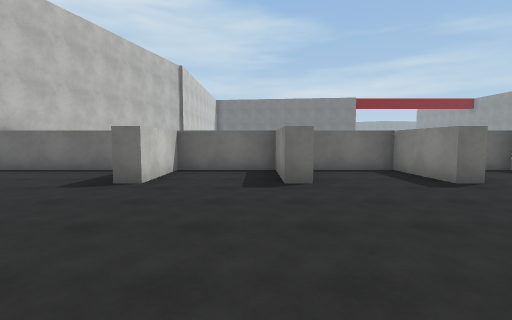
view 1 (above)

24 first-person views from a walk through a scene from a Unity 3-D project. The camera is 1.5 m above the floor, tilts 4° down and sees 85° across. The floor is counted in squares, 2 m on a side. Each view is taken from the middle of a square. On the plan, view 1 faces up. The plan holds only what a view shows up to about 10 squares ahead; the rest is blank. The place goes on beyond the plan. The player is left out. Surface patterns are stand-ins for the level's own textures.

view 2
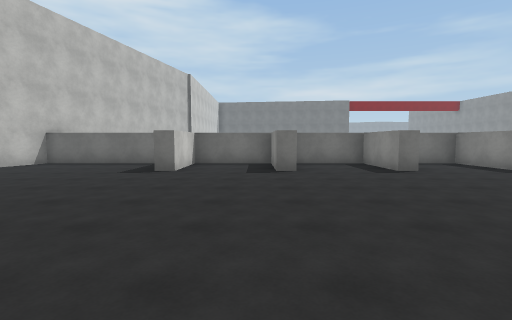

view 3
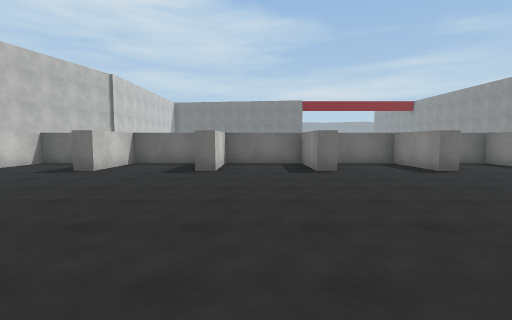

view 4
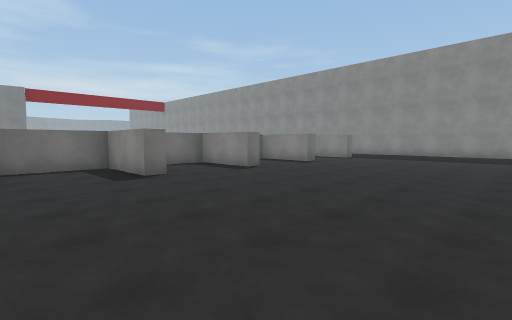

view 5
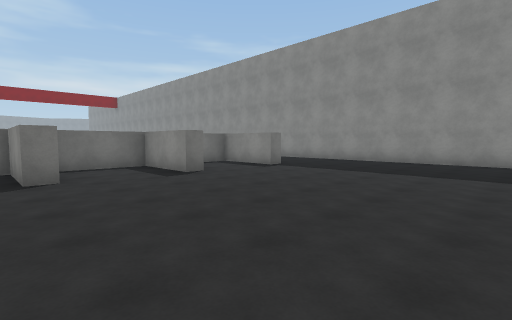

view 6
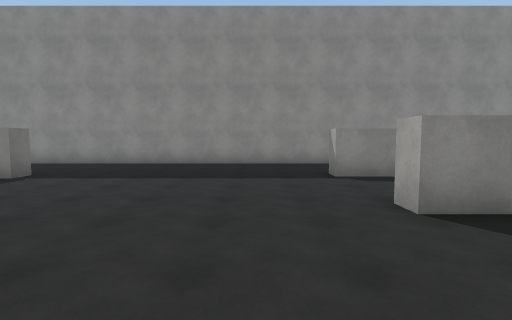

view 7
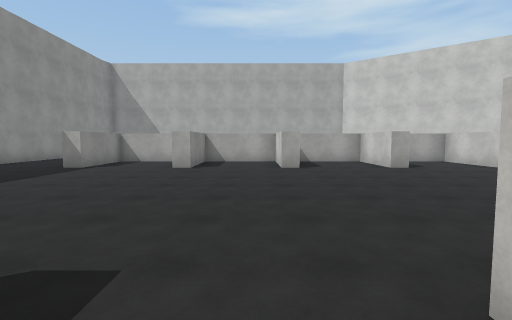

view 8
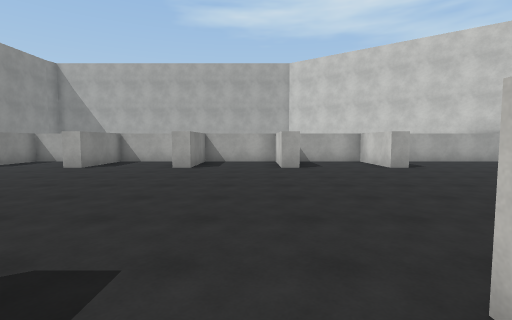

view 9
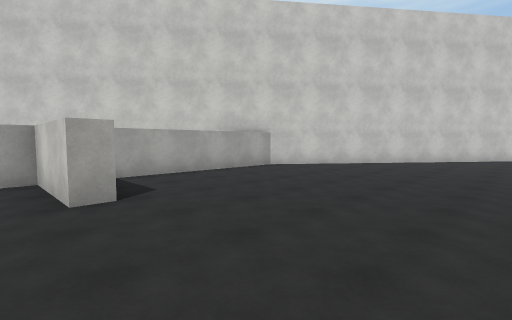

view 10
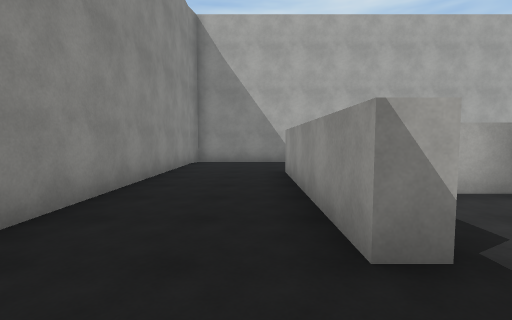

view 11
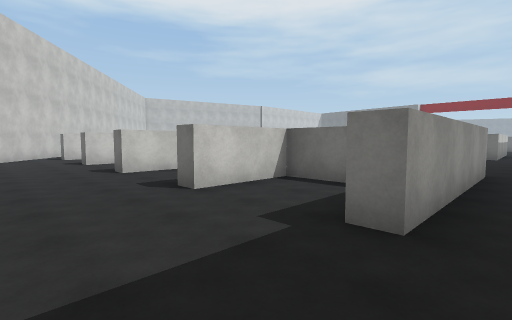

view 12
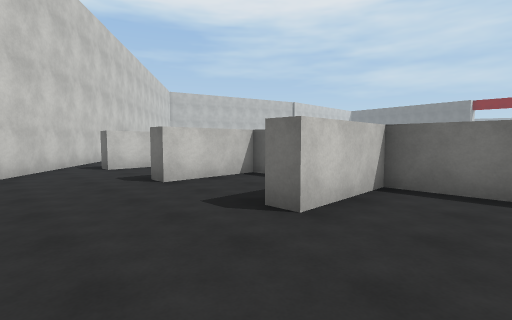

view 13
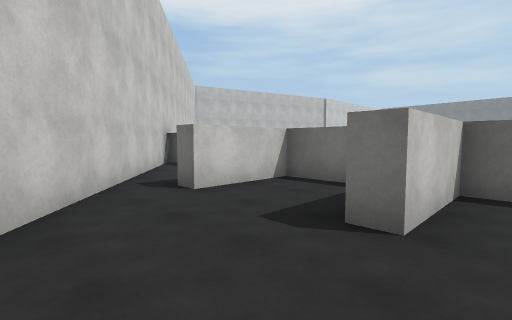

view 14
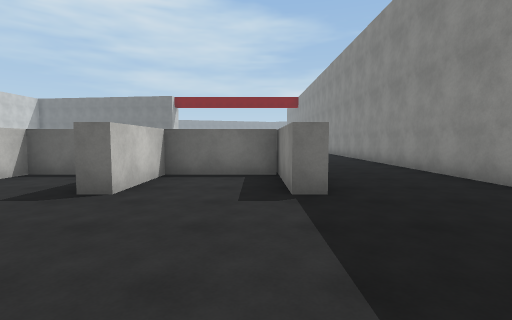

view 15
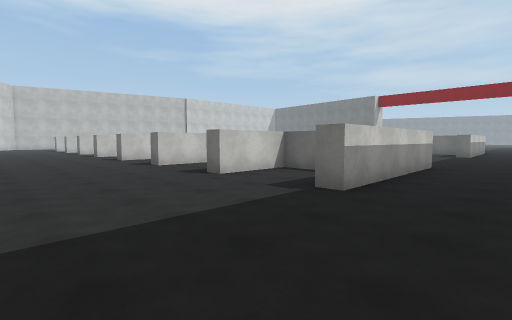

view 16
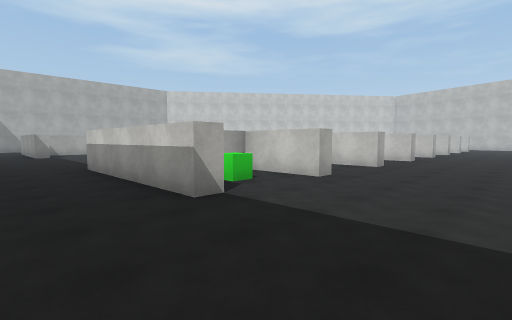

view 17
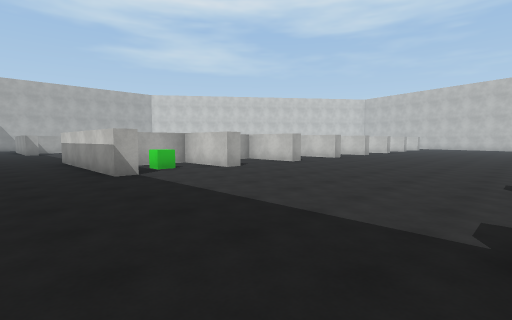

view 18
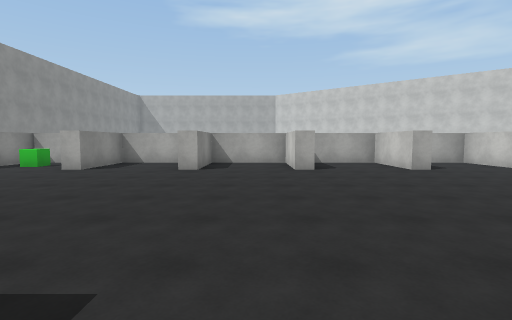

view 19
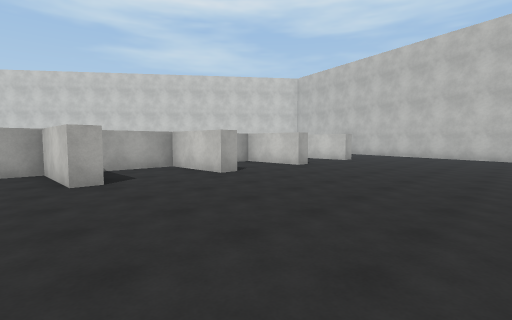

view 20
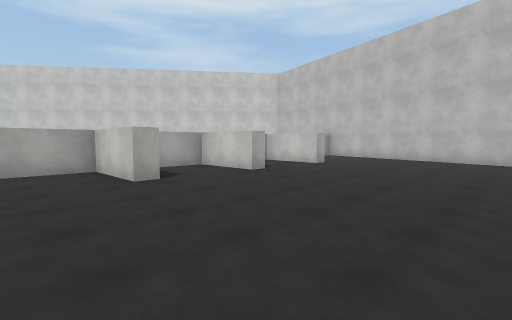

view 21
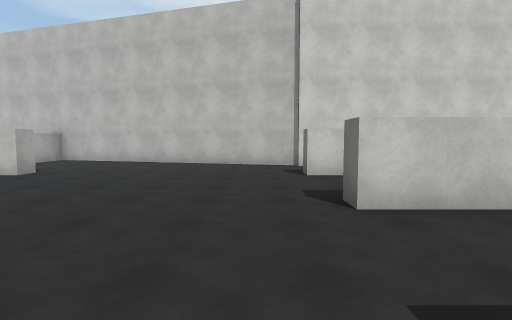

view 22
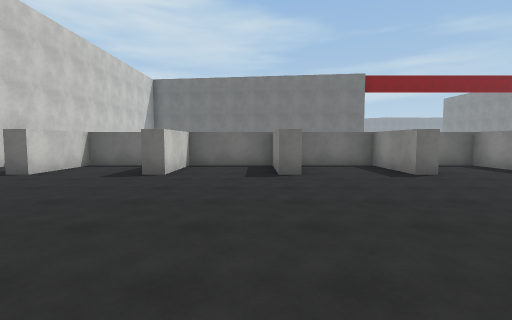

view 23
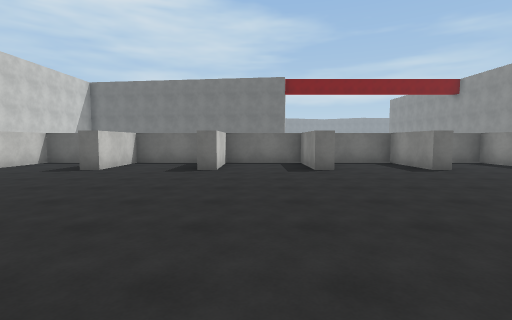

view 24
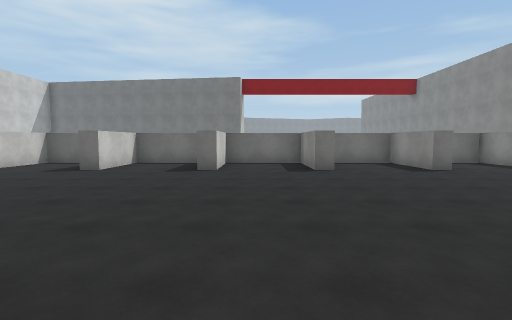

### Floor plan
Key: @ floor where view 1 was taken; # wall or solid block; . floor; C green cube.
Columns run from 7 left of view 1 to 22 right of it. Each row starts with its distance up from view 1.
 19      ################### ##
 18    # #..#..#..#..#..#..#..#
 17   ##.#..#..#..#..#..#..#..#
 16   #..........................
 15   #..........................
 14   #..........................
 13  ##..........................
 12  #...........................
 11  #...........................#
 10  #...........................#
  9  ....#..#..#..#..#..#..#C.#..#
  8  ..  #  #..#..#..#..#..#..#..#
  7 ###########################..#
  6 #....#..#..#..#..#..#..#..#..#
  5  ....#..#..#..#..#..#..#..#..#
  4  ............................#
  3   ...........................#
  2    ..........................#
  1  ##..........................#
  0   ##...@.....................#
 -1    ###.......................#
 -2      ##.......#..#..#..#..#..#
 -3       ##......#..#..#..#..#..#
 -4        ####################..#
 -5          ##.  #..#..#..#..#..#
 -6           ##..#..#..#..#..#..#
 -7            ##................#
 -8             ###..............#
 -9               ##.............#

Positions as (right, up) in squares from view 1, and headings:
1: (0, 0), facing up
2: (0, -2), facing up
3: (5, -2), facing up
4: (7, -1), facing up-right
5: (12, -1), facing up-right
6: (13, 0), facing right
7: (14, 6), facing down
8: (11, 6), facing down
9: (8, 2), facing down-left
10: (20, 0), facing down
11: (20, -9), facing up-left
12: (15, -9), facing up-left
13: (11, -9), facing up-left
14: (18, 1), facing up
15: (21, 1), facing up-left
16: (21, 13), facing down-left
17: (21, 16), facing down-left
18: (11, 17), facing down
19: (8, 15), facing down-left
20: (6, 15), facing down-left
21: (4, 15), facing left
22: (3, 10), facing up
23: (8, 9), facing up
24: (11, 9), facing up
